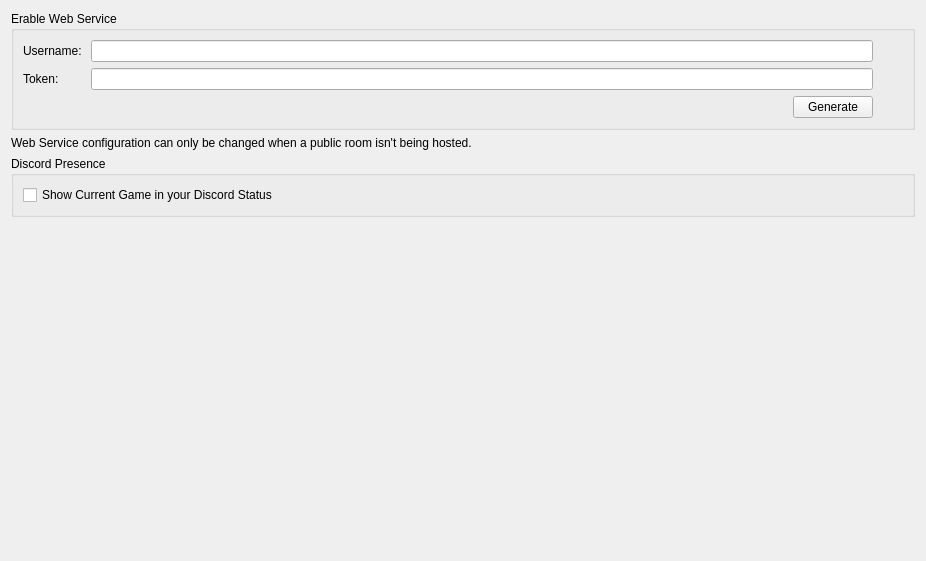
<?xml version="1.0" encoding="UTF-8"?>
<ui version="4.0">
 <class>ConfigureWeb</class>
 <widget class="QWidget" name="ConfigureWeb">
  <property name="geometry">
   <rect>
    <x>0</x>
    <y>0</y>
    <width>926</width>
    <height>561</height>
   </rect>
  </property>
  <property name="windowTitle">
   <string>Form</string>
  </property>
  <property name="accessibleName">
   <string>Web</string>
  </property>
  <layout class="QVBoxLayout" name="verticalLayout">
   <item>
    <layout class="QVBoxLayout" name="verticalLayout_3">
     <item>
      <widget class="QGroupBox" name="groupBoxWebConfig">
       <property name="title">
        <string>Erable Web Service</string>
       </property>
       <layout class="QVBoxLayout" name="verticalLayoutErableWebService">
        <item>
         <layout class="QGridLayout" name="gridLayoutErableUsername">
          <item row="1" column="0">
           <widget class="QLabel" name="label_token">
            <property name="text">
             <string>Token: </string>
            </property>
           </widget>
          </item>
          <item row="0" column="0">
           <widget class="QLabel" name="label_username">
            <property name="sizePolicy">
             <sizepolicy hsizetype="Fixed" vsizetype="Preferred">
              <horstretch>0</horstretch>
              <verstretch>0</verstretch>
             </sizepolicy>
            </property>
            <property name="text">
             <string>Username: </string>
            </property>
           </widget>
          </item>
          <item row="0" column="1" colspan="4">
           <widget class="QLineEdit" name="edit_username">
            <property name="maxLength">
             <number>20</number>
            </property>
            <property name="echoMode">
             <enum>QLineEdit::EchoMode::Normal</enum>
            </property>
           </widget>
          </item>
          <item row="1" column="5">
           <widget class="QLabel" name="label_token_verified">
            <property name="sizePolicy">
             <sizepolicy hsizetype="Fixed" vsizetype="Preferred">
              <horstretch>0</horstretch>
              <verstretch>0</verstretch>
             </sizepolicy>
            </property>
            <property name="minimumSize">
             <size>
              <width>24</width>
              <height>0</height>
             </size>
            </property>
           </widget>
          </item>
          <item row="1" column="1" colspan="4">
           <widget class="QLineEdit" name="edit_token">
            <property name="inputMethodHints">
             <set>Qt::InputMethodHint::ImhLowercaseOnly</set>
            </property>
            <property name="maxLength">
             <number>80</number>
            </property>
            <property name="echoMode">
             <enum>QLineEdit::EchoMode::Normal</enum>
            </property>
           </widget>
          </item>
          <item row="0" column="5">
           <widget class="QLabel" name="label_username_verified">
            <property name="text">
             <string/>
            </property>
           </widget>
          </item>
          <item row="2" column="4">
           <widget class="QPushButton" name="button_generate">
            <property name="sizePolicy">
             <sizepolicy hsizetype="Fixed" vsizetype="Fixed">
              <horstretch>0</horstretch>
              <verstretch>0</verstretch>
             </sizepolicy>
            </property>
            <property name="text">
             <string>Generate</string>
            </property>
           </widget>
          </item>
          <item row="2" column="1" colspan="3">
           <spacer name="horizontalSpacer">
            <property name="orientation">
             <enum>Qt::Orientation::Horizontal</enum>
            </property>
            <property name="sizeHint" stdset="0">
             <size>
              <width>40</width>
              <height>20</height>
             </size>
            </property>
           </spacer>
          </item>
         </layout>
        </item>
       </layout>
      </widget>
     </item>
     <item>
      <widget class="QLabel" name="label_disable_info">
       <property name="text">
        <string>Web Service configuration can only be changed when a public room isn't being hosted.</string>
       </property>
       <property name="wordWrap">
        <bool>true</bool>
       </property>
      </widget>
     </item>
    </layout>
   </item>
   <item>
    <widget class="QGroupBox" name="discord_group">
     <property name="title">
      <string>Discord Presence</string>
     </property>
     <layout class="QVBoxLayout" name="verticalLayout_21">
      <item>
       <widget class="QCheckBox" name="toggle_discordrpc">
        <property name="text">
         <string>Show Current Game in your Discord Status</string>
        </property>
       </widget>
      </item>
     </layout>
    </widget>
   </item>
   <item>
    <spacer name="verticalSpacer">
     <property name="orientation">
      <enum>Qt::Orientation::Vertical</enum>
     </property>
     <property name="sizeHint" stdset="0">
      <size>
       <width>20</width>
       <height>40</height>
      </size>
     </property>
    </spacer>
   </item>
  </layout>
 </widget>
 <resources/>
 <connections/>
</ui>
